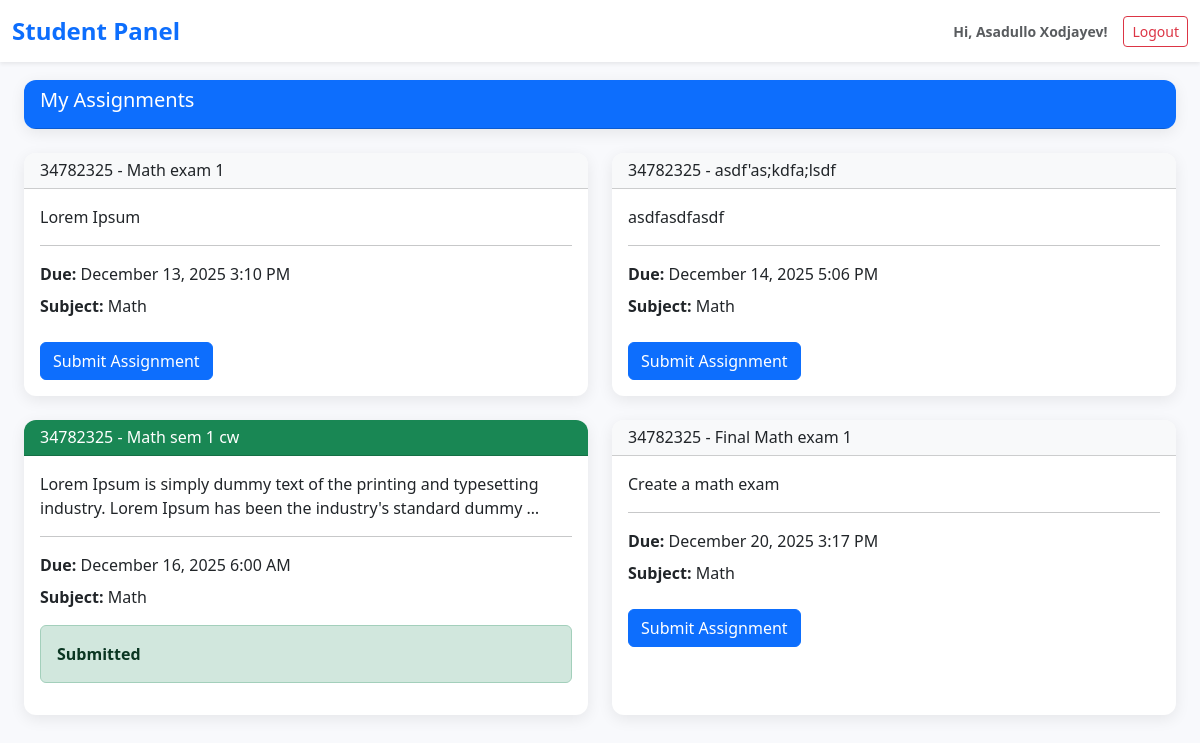
Page /student/assignments/3/ (signed in) on the committed database.
### users/models.py (models this page shows, shortened)
class CustomUser(AbstractUser):
    USER_TYPE_CHOICES = (
        ('student', 'Student'),
        ('teacher', 'Teacher'),
        ('admin', 'Admin'),
    )
    user_type = models.CharField(max_length=10, choices=USER_TYPE_CHOICES, default='student')

### tracker/models.py (models this page shows, shortened)
class Assignment(models.Model):
    title = models.CharField(max_length=200)
    subject = models.ForeignKey(Subject, on_delete=models.CASCADE)
    deadline = models.DateTimeField()
    description = models.TextField()

class Subject(models.Model):
    name = models.CharField(max_length=100)
    code = models.CharField(max_length=20, unique=True)
    teacher = models.ForeignKey(CustomUser, on_delete=models.CASCADE, limit_choices_to={'user_type': 'teacher'})

### tracker/views/student_views.py (the view)
# urls.py: path('assignments/<int:subject_id>/', assignment_list, name='assignments_by_subject'),
@login_required
def assignment_list(request, subject_id=None):
    if request.user.user_type != 'student':
        return redirect('teacher_dashboard')
    now = timezone.now()
    if subject_id:
        subject = get_object_or_404(Subject, id=subject_id)
        if not Enrollment.objects.filter(student=request.user, subject=subject).exists():
            messages.error(request, "You are not enrolled in this subject.")
            return redirect('student_dashboard')
        assignments = Assignment.objects.filter(subject=subject).select_related('subject').order_by('deadline')
    else:
        assignments = Assignment.objects.filter(subject__enrollment__student=request.user).select_related('subject').order_by('deadline')
        subject = None
    submitted_ids = Submission.objects.filter(student=request.user).values_list('assignment_id', flat=True)
    for assignment in assignments:
        assignment.is_submitted = assignment.id in submitted_ids
        assignment.is_overdue = assignment.deadline < now and not assignment.is_submitted
    return render(request, 'tracker/student/assignments.html', {
        'assignments': assignments,
        'subject': subject
    })

### tracker/templates/tracker/student/assignments.html (shortened to what this page needs)
{% extends "tracker/student_base.html" %}
{% load static %}
{% block content %}
<div class="card mb-4">
    <div class="card-header bg-primary text-white">
        <h5>My Assignments</h5>
    </div>
</div>
{% if assignments %}
    <div class="row">
        {% for assignment in assignments %}
        <div class="col-md-6 mb-4">
            <div class="card h-100 {% if assignment.is_overdue %}border-danger{% elif assignment.is_submitted %}border-success{% endif %}">
                <div class="card-header {% if assignment.is_overdue %}bg-danger text-white{% elif assignment.is_submitted %}bg-success text-white{% else %}bg-light{% endif %}">
                    <h6 class="mb-0">
                        {{ assignment.subject.code }} - {{ assignment.title }}
                    </h6>
                </div>
                <div class="card-body">
                    <p class="card-text">{{ assignment.description|truncatewords:20 }}</p>
                    <hr>
                    <p class="mb-2">
                        <strong>Due:</strong> {{ assignment.deadline|date:"F d, Y g:i A" }}
                    </p>
                    <p class="mb-2">
                        <strong>Subject:</strong> {{ assignment.subject.name }}
                    </p>
                    {% if assignment.is_submitted %}
                        <div class="alert alert-success mt-3 fw-bold">Submitted
                        </div>
                    {% elif assignment.is_overdue %}
                        <div class="alert alert-danger mt-3">
                            <i class="fas fa-exclamation-triangle"></i> Overdue
                        </div>
                    {% else %}
                        <a href="{% url 'submit_assignment' assignment.id %}" class="btn btn-primary btn-block mt-3">
                            Submit Assignment
                        </a>
                    {% endif %}
                </div>
            </div>
        </div>
        {% endfor %}
    </div>
{% endif %}
{% endblock %}

### tracker/templates/tracker/student_base.html (shortened to what this page needs)
{% load static %}
<!DOCTYPE html>
<html lang="en">
  <head>
    <link
      href="https://cdn.jsdelivr.net/npm/bootstrap@5.3.3/dist/css/bootstrap.min.css"
      rel="stylesheet"
    />
    <link
      href="https://cdnjs.cloudflare.com/ajax/libs/font-awesome/6.5.0/css/all.min.css"
      rel="stylesheet"
    />
    <link href="{% static 'css/style.css' %}" rel="stylesheet" />
  </head>
  <body>
    <nav
      class="navbar navbar-expand-lg navbar-light bg-white shadow-sm fixed-top"
    >
      <div class="container-fluid">
        <a
          class="navbar-brand text-primary"
          href="{% url 'student_dashboard' %}"
          >Student Panel
        </a>
        <div class="d-flex align-items-center gap-3">
          <span class="text-muted small fw-bold"
            >Hi, {{ user.get_full_name|default:user.username }}!</span
          >
          <a href="{% url 'logout' %}" class="btn btn-outline-danger btn-sm">
             Logout
          </a>
        </div>
      </div>
    </nav>
    <div class="container-fluid px-4 pb-5">{% block content %}{% endblock %}</div>
  </body>
</html>

### static/css/style.css (style rules this page uses)
:root { --primary: #4e73df; --success: #1cc88a; --danger: #e74a3b; --warning: #f6c23e; --info: #36b9cc; --dark: #2c3e50; --dark-hover: #34495e; --light-bg: #f8f9fc; --border: #e3e6f0; --text: #5a5c69; }
*, *::before, *::after { transition: none !important; }
body { font-family: "Segoe UI", Tahoma, Geneva, Verdana, sans-serif; background-color: var(--light-bg); padding-top: 90px; min-height: 100vh; }
.navbar { box-shadow: 0 2px 10px rgba(0, 0, 0, 0.1); }
.card { border: none; border-radius: 12px; box-shadow: 0 4px 15px rgba(0, 0, 0, 0.08); height: 100%; overflow: hidden; transition: none !important; }

### tracker/templates/tracker/student_base.html (style rules this page uses)
body { background: #f8f9fc; padding-top: 80px; }
.navbar-brand { font-weight: 700; font-size: 1.5rem; }

### rows in the picture
CustomUser: get_full_name "Asadullo Xodjayev"
Assignment: subject.code "34782325", title "Math exam 1", description "Lorem Ipsum", deadline "December 13, 2025 3:10 PM", subject.name "Math", shows "Submit Assignment"
Assignment: subject.code "34782325", title "asdf'as;kdfa;lsdf", description "asdfasdfasdf", deadline "December 14, 2025 5:06 PM", subject.name "Math", shows "Submit Assignment"
Assignment: subject.code "34782325", title "Math sem 1 cw", description "Lorem Ipsum is simply dummy text of the printing and typesetting industry. Lorem Ipsum has been the industry's standard dummy …", deadline "December 16, 2025 6:00 AM", subject.name "Math", shows "Submitted"
Assignment: subject.code "34782325", title "Final Math exam 1", description "Create a math exam", deadline "December 20, 2025 3:17 PM", subject.name "Math", shows "Submit Assignment"
